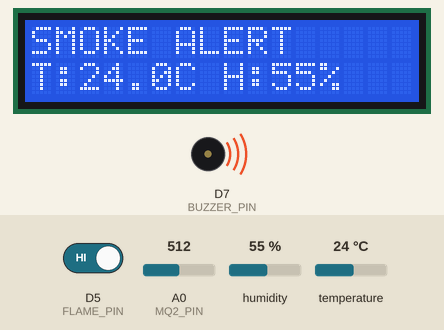
The sketch below on a simulated ESP8266 (NodeMCU). Shown: 16×2 character LCD, buzzer (waves = sounding, pin HIGH). Inputs (shaded band) come from the test bench; at power-on: D5 (FLAME_PIN) HIGH, A0 (MQ2_PIN) = 512, temperature 24 °C, humidity 55 %. WiFi joins after 1.5 s; servers stay silent unless stated; what the sketch prints to the serial monitor is not drawn.

Above: at 9.1 s.
9.2 s: D5 (FLAME_PIN) driven LOW
At 17.3 s:
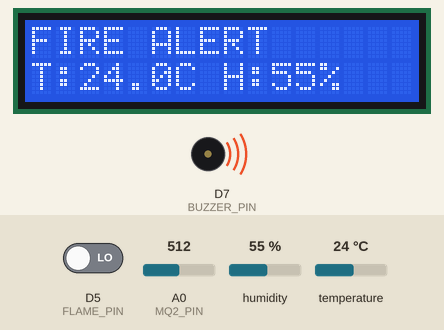
17.6 s: A0 (MQ2_PIN) set to 106
At 23.2 s:
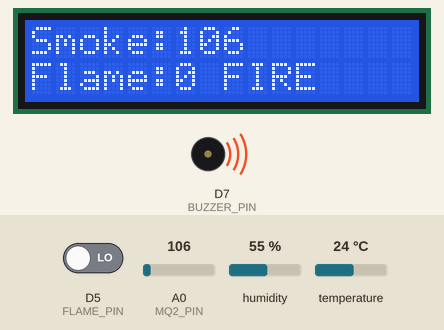
26.3 s: A0 (MQ2_PIN) set to 91
At 31.2 s:
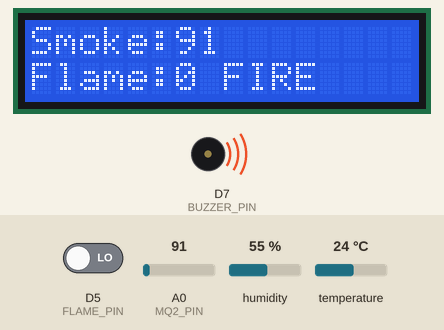
33.9 s: D5 (FLAME_PIN) driven HIGH
At 36.8 s:
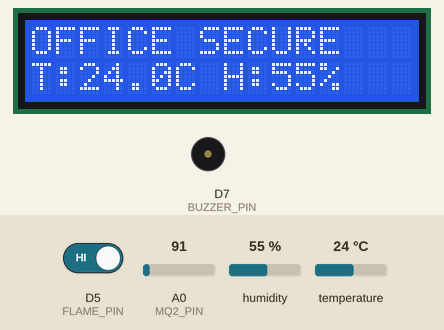
42.6 s: temperature set to 39 °C
At 46.1 s:
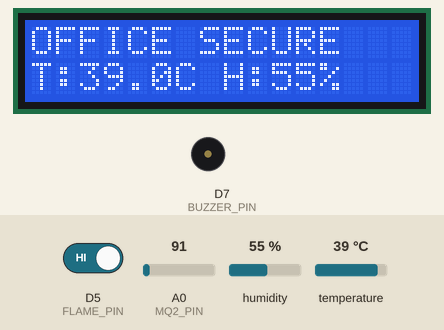
48.2 s: temperature set to 42 °C
At 49.5 s:
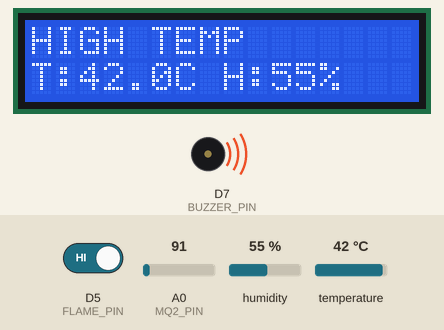
Timing chart, 0 to 51.2 s (numbered marks = the images above; inputs shaded):
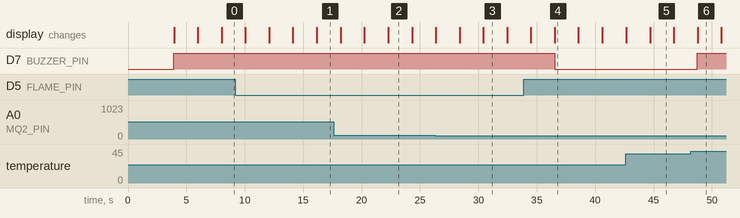

The sketch:

Smart_office_Security_System..ino
```cpp
#define BLYNK_TEMPLATE_ID "TMPL32tQGxuEj"
#define BLYNK_TEMPLATE_NAME "SMART OFFICE SECURITY"
#define BLYNK_AUTH_TOKEN "gLAfQ6tLHPVHvjC3H7gqgJ-GfIg8FT0w"

#include <ESP8266WiFi.h>
#include <BlynkSimpleEsp8266.h>
#include <DHT.h>
#include <Wire.h>
#include <LiquidCrystal_I2C.h>


char ssid[] = "iPhone";
char pass[] = "john@123";


#define MQ2_PIN A0
#define FLAME_PIN D5
#define DHT_PIN D6
#define BUZZER_PIN D7

#define DHTTYPE DHT11


DHT dht(DHT_PIN, DHTTYPE);
LiquidCrystal_I2C lcd(0x27, 16, 2);
BlynkTimer timer;


int smokeThreshold = 400;
float temperatureThreshold = 40.0;


void readSensors()
{
  int smoke = analogRead(MQ2_PIN);
  int flame = digitalRead(FLAME_PIN);

  float temperature = dht.readTemperature();
  float humidity = dht.readHumidity();


  if (isnan(temperature) || isnan(humidity))
  {
    Serial.println("DHT11 ERROR");

    lcd.clear();
    lcd.setCursor(0, 0);
    lcd.print("DHT11 ERROR");
    lcd.setCursor(0, 1);
    lcd.print("Check Wiring");

    return;
  }


  bool fireDetected = (flame == LOW);


  bool smokeDetected = (smoke > smokeThreshold);
  bool highTemperature = (temperature > temperatureThreshold);

  bool danger = fireDetected || smokeDetected || highTemperature;


  if (danger)
    digitalWrite(BUZZER_PIN, HIGH);
  else
    digitalWrite(BUZZER_PIN, LOW);


  lcd.clear();

  if (fireDetected)
  {
    lcd.setCursor(0, 0);
    lcd.print("FIRE ALERT");

  }
  else if (smokeDetected)
  {
    lcd.setCursor(0, 0);
    lcd.print("SMOKE ALERT");

  }
  else if (highTemperature)
  {
    lcd.setCursor(0, 0);
    lcd.print("HIGH TEMP");

  }
  else
  {
    lcd.setCursor(0, 0);
    lcd.print("OFFICE SECURE");
  }

  lcd.setCursor(0, 1);

  lcd.print("T:");
  lcd.print(temperature, 1);
  lcd.print("C ");

  lcd.print("H:");
  lcd.print(humidity, 0);
  lcd.print("%");

  delay(2000);


  lcd.clear();

  lcd.setCursor(0, 0);
  lcd.print("Smoke:");
  lcd.print(smoke);

  lcd.setCursor(0, 1);

  lcd.print("Flame:");
  lcd.print(flame);

  if (fireDetected)
    lcd.print(" FIRE");
  else
    lcd.print(" SAFE");

  delay(2000);

  Serial.print("Smoke: ");
  Serial.print(smoke);

  Serial.print(" | Temperature: ");
  Serial.print(temperature, 1);
  Serial.print(" C");

  Serial.print(" | Humidity: ");
  Serial.print(humidity, 0);
  Serial.print(" %");

  Serial.print(" | Flame: ");
  Serial.print(flame);

  if (fireDetected)
    Serial.println(" FIRE");
  else
    Serial.println(" SAFE");

  if (Blynk.connected())
  {
    Blynk.virtualWrite(V0, smoke);
    Blynk.virtualWrite(V1, temperature);
    Blynk.virtualWrite(V2, humidity);


    Blynk.virtualWrite(V3, flame);


    if (fireDetected)
    {
      Blynk.virtualWrite(V4, "FIRE ALERT");
    }
    else if (smokeDetected)
    {
      Blynk.virtualWrite(V4, "SMOKE ALERT");
    }
    else if (highTemperature)
    {
      Blynk.virtualWrite(V4, "HIGH TEMPERATURE");
    }
    else
    {
      Blynk.virtualWrite(V4, "OFFICE SECURE");
    }


    if (fireDetected)
    {
      Blynk.logEvent(
        "fire_alert",
        "Fire detected in office!"
      );
    }

    if (smokeDetected)
    {
      Blynk.logEvent(
        "smoke_alert",
        String("Smoke level: ") + smoke
      );
    }

    if (highTemperature)
    {
      Blynk.logEvent(
        "temp_alert",
        String("Temperature: ") + temperature + " C"
      );
    }
  }
}

void setup()
{
  Serial.begin(115200);

  pinMode(FLAME_PIN, INPUT);
  pinMode(BUZZER_PIN, OUTPUT);

  digitalWrite(BUZZER_PIN, LOW);

  Wire.begin(D2, D1);

  lcd.init();
  lcd.backlight();

  lcd.clear();

  lcd.setCursor(0, 0);
  lcd.print("SMART OFFICE");

  lcd.setCursor(0, 1);
  lcd.print("SECURITY SYSTEM");

  delay(2000);

  dht.begin();

  WiFi.begin(ssid, pass);

  Serial.println();
  Serial.print("Connecting WiFi");

  int count = 0;

  while (WiFi.status() != WL_CONNECTED && count < 20)
  {
    delay(500);
    Serial.print(".");
    count++;
  }

  Serial.println();


  if (WiFi.status() == WL_CONNECTED)
  {
    Serial.println("WiFi Connected!");

    Serial.print("IP: ");
    Serial.println(WiFi.localIP());

    Blynk.config(BLYNK_AUTH_TOKEN);

    if (Blynk.connect(3000))
    {
      Serial.println("Blynk Connected!");
    }
    else
    {
      Serial.println("Blynk Not Connected");
    }
  }
  else
  {
    Serial.println("WiFi Not Connected");
    Serial.println("Sensors will still work.");
  }


  timer.setInterval(2500L, readSensors);

  readSensors();
}


void loop()
{
  if (WiFi.status() == WL_CONNECTED)
  {
    if (!Blynk.connected())
    {
      Blynk.connect(100);
    }

    Blynk.run();
  }

  timer.run();
}
```

Measured:
- the behaviour switches between 40 and 41 °C on temperature (found by bisection; images 5 and 6)
- after the input at 9.2 s, the display: first differs from a run without the input after 2.9 s (image 1)
- after the input at 17.6 s, the display: first differs from a run without the input after 4.7 s (image 2)
- after the input at 26.3 s, the display: first differs from a run without the input after 4.1 s (image 3)
- after the input at 33.9 s, D7 (BUZZER_PIN): HIGH → LOW after 2.6 s; the display: first differs from a run without the input after 2.6 s (image 4)
- after the input at 42.6 s, the display: first differs from a run without the input after 2.1 s (image 5)
- after the input at 48.2 s, D7 (BUZZER_PIN): LOW → HIGH after 0.55 s; the display: changes after 0.57 s (image 6)
